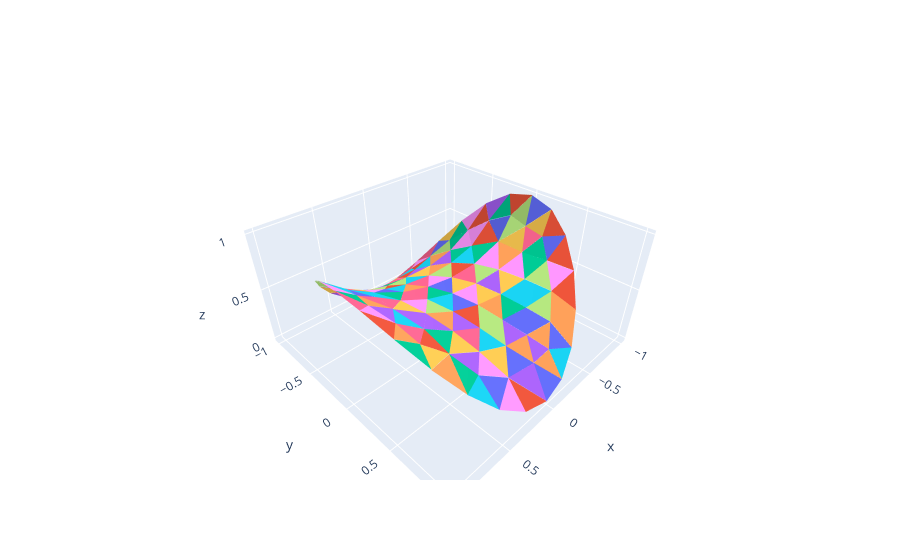

The cell this chart's notebook holds for it:
### Code cell
# EXTENSIVE
plot_data = [
    plotly.graph_objects.Mesh3d(
                                x=gx, 
                                y=gy,
                                z=gz, 
                                )
        for gx, gy, gz in zip(
                                global_x.reshape(-1, gridx.shape[0]), 
                                global_y.reshape(-1, gridx.shape[0]), 
                                global_z.reshape(-1, gridx.shape[0])
                              )
    ]
fig = plotly.graph_objects.Figure(data=plot_data)
fig.update_layout()
